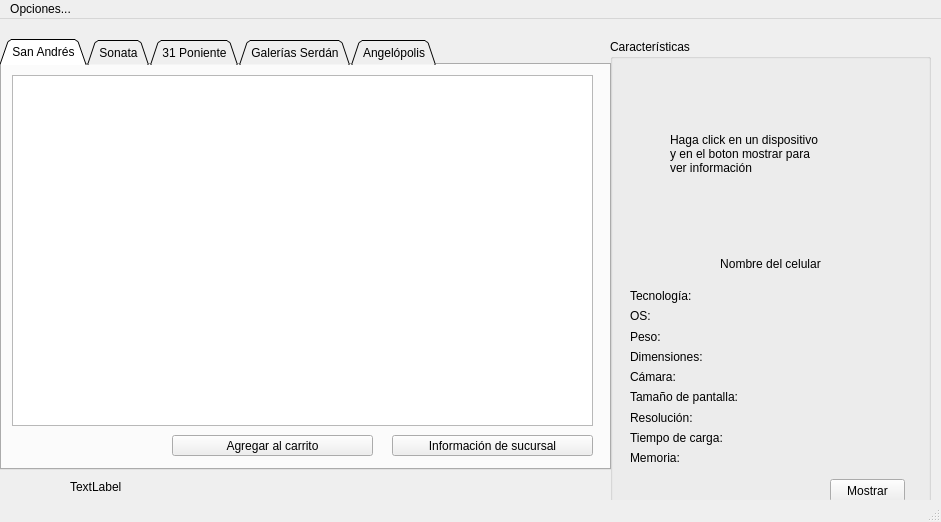
<?xml version="1.0" encoding="UTF-8"?>
<ui version="4.0">
 <class>ClientWindow</class>
 <widget class="QMainWindow" name="ClientWindow">
  <property name="geometry">
   <rect>
    <x>0</x>
    <y>0</y>
    <width>941</width>
    <height>522</height>
   </rect>
  </property>
  <property name="windowTitle">
   <string>MainWindow</string>
  </property>
  <widget class="QWidget" name="centralwidget">
   <widget class="QTabWidget" name="tabWidget">
    <property name="geometry">
     <rect>
      <x>0</x>
      <y>20</y>
      <width>611</width>
      <height>431</height>
     </rect>
    </property>
    <property name="tabShape">
     <enum>QTabWidget::Triangular</enum>
    </property>
    <property name="currentIndex">
     <number>0</number>
    </property>
    <widget class="QWidget" name="suc_SanAndres">
     <attribute name="title">
      <string>San Andrés</string>
     </attribute>
     <widget class="QPushButton" name="info_SanAndres">
      <property name="geometry">
       <rect>
        <x>390</x>
        <y>370</y>
        <width>201</width>
        <height>21</height>
       </rect>
      </property>
      <property name="text">
       <string>Información de sucursal</string>
      </property>
     </widget>
     <widget class="QPushButton" name="info_SanAndres_2">
      <property name="geometry">
       <rect>
        <x>170</x>
        <y>370</y>
        <width>201</width>
        <height>21</height>
       </rect>
      </property>
      <property name="text">
       <string>Agregar al carrito</string>
      </property>
     </widget>
     <widget class="QTableView" name="table_sanAndres">
      <property name="geometry">
       <rect>
        <x>10</x>
        <y>10</y>
        <width>581</width>
        <height>351</height>
       </rect>
      </property>
     </widget>
    </widget>
    <widget class="QWidget" name="suc_sonata">
     <attribute name="title">
      <string>Sonata</string>
     </attribute>
     <widget class="QPushButton" name="info_sonata">
      <property name="geometry">
       <rect>
        <x>390</x>
        <y>370</y>
        <width>201</width>
        <height>21</height>
       </rect>
      </property>
      <property name="text">
       <string>Información de sucursal</string>
      </property>
     </widget>
     <widget class="QPushButton" name="info_SanAndres_3">
      <property name="geometry">
       <rect>
        <x>170</x>
        <y>370</y>
        <width>201</width>
        <height>21</height>
       </rect>
      </property>
      <property name="text">
       <string>Agregar al carrito</string>
      </property>
     </widget>
     <widget class="QTableWidget" name="table_Sonata">
      <property name="geometry">
       <rect>
        <x>10</x>
        <y>10</y>
        <width>581</width>
        <height>351</height>
       </rect>
      </property>
     </widget>
    </widget>
    <widget class="QWidget" name="suc_31">
     <attribute name="title">
      <string>31 Poniente</string>
     </attribute>
     <widget class="QPushButton" name="info_31">
      <property name="geometry">
       <rect>
        <x>390</x>
        <y>370</y>
        <width>201</width>
        <height>21</height>
       </rect>
      </property>
      <property name="text">
       <string>Información de sucursal</string>
      </property>
     </widget>
     <widget class="QPushButton" name="info_SanAndres_4">
      <property name="geometry">
       <rect>
        <x>170</x>
        <y>370</y>
        <width>201</width>
        <height>21</height>
       </rect>
      </property>
      <property name="text">
       <string>Agregar al carrito</string>
      </property>
     </widget>
     <widget class="QTableWidget" name="table_31">
      <property name="geometry">
       <rect>
        <x>10</x>
        <y>10</y>
        <width>581</width>
        <height>351</height>
       </rect>
      </property>
     </widget>
    </widget>
    <widget class="QWidget" name="suc_Galerias">
     <attribute name="title">
      <string>Galerías Serdán</string>
     </attribute>
     <widget class="QPushButton" name="info_Galerias">
      <property name="geometry">
       <rect>
        <x>390</x>
        <y>370</y>
        <width>201</width>
        <height>21</height>
       </rect>
      </property>
      <property name="text">
       <string>Información de sucursal</string>
      </property>
     </widget>
     <widget class="QPushButton" name="info_SanAndres_5">
      <property name="geometry">
       <rect>
        <x>170</x>
        <y>370</y>
        <width>201</width>
        <height>21</height>
       </rect>
      </property>
      <property name="text">
       <string>Agregar al carrito</string>
      </property>
     </widget>
     <widget class="QTableWidget" name="table_Serdan">
      <property name="geometry">
       <rect>
        <x>10</x>
        <y>10</y>
        <width>581</width>
        <height>351</height>
       </rect>
      </property>
     </widget>
    </widget>
    <widget class="QWidget" name="suc_Ange">
     <attribute name="title">
      <string>Angelópolis</string>
     </attribute>
     <widget class="QPushButton" name="info_Ange">
      <property name="geometry">
       <rect>
        <x>390</x>
        <y>370</y>
        <width>201</width>
        <height>21</height>
       </rect>
      </property>
      <property name="text">
       <string>Información de sucursal</string>
      </property>
     </widget>
     <widget class="QPushButton" name="info_SanAndres_6">
      <property name="geometry">
       <rect>
        <x>170</x>
        <y>370</y>
        <width>201</width>
        <height>21</height>
       </rect>
      </property>
      <property name="text">
       <string>Agregar al carrito</string>
      </property>
     </widget>
     <widget class="QTableWidget" name="table_Ange">
      <property name="geometry">
       <rect>
        <x>10</x>
        <y>10</y>
        <width>581</width>
        <height>351</height>
       </rect>
      </property>
     </widget>
    </widget>
   </widget>
   <widget class="QGroupBox" name="groupBox">
    <property name="geometry">
     <rect>
      <x>610</x>
      <y>20</y>
      <width>321</width>
      <height>471</height>
     </rect>
    </property>
    <property name="title">
     <string>Características</string>
    </property>
    <widget class="QLabel" name="label_pic">
     <property name="geometry">
      <rect>
       <x>60</x>
       <y>30</y>
       <width>201</width>
       <height>171</height>
      </rect>
     </property>
     <property name="text">
      <string>Haga click en un dispositivo&lt;br&gt; y en el boton mostrar para&lt;br&gt;ver información</string>
     </property>
     <property name="margin">
      <number>0</number>
     </property>
    </widget>
    <widget class="QLabel" name="label_Nombre">
     <property name="geometry">
      <rect>
       <x>20</x>
       <y>210</y>
       <width>281</width>
       <height>31</height>
      </rect>
     </property>
     <property name="text">
      <string>&lt;p style=&quot;text-align: center&quot;&gt;Nombre del celular&lt;/p&gt;</string>
     </property>
    </widget>
    <widget class="QWidget" name="layoutWidget">
     <property name="geometry">
      <rect>
       <x>160</x>
       <y>250</y>
       <width>141</width>
       <height>176</height>
      </rect>
     </property>
     <layout class="QVBoxLayout" name="verticalLayout_2">
      <item>
       <widget class="QLabel" name="label_tec">
        <property name="text">
         <string/>
        </property>
       </widget>
      </item>
      <item>
       <widget class="QLabel" name="label_OS">
        <property name="text">
         <string/>
        </property>
       </widget>
      </item>
      <item>
       <widget class="QLabel" name="label_peso">
        <property name="text">
         <string/>
        </property>
       </widget>
      </item>
      <item>
       <widget class="QLabel" name="label_dimension">
        <property name="text">
         <string/>
        </property>
       </widget>
      </item>
      <item>
       <widget class="QLabel" name="label_camara">
        <property name="text">
         <string/>
        </property>
       </widget>
      </item>
      <item>
       <widget class="QLabel" name="label_tampantalla">
        <property name="text">
         <string/>
        </property>
       </widget>
      </item>
      <item>
       <widget class="QLabel" name="label_res">
        <property name="text">
         <string/>
        </property>
       </widget>
      </item>
      <item>
       <widget class="QLabel" name="label_carga">
        <property name="text">
         <string/>
        </property>
       </widget>
      </item>
      <item>
       <widget class="QLabel" name="label_memoria">
        <property name="text">
         <string/>
        </property>
       </widget>
      </item>
     </layout>
    </widget>
    <widget class="QWidget" name="layoutWidget_2">
     <property name="geometry">
      <rect>
       <x>20</x>
       <y>250</y>
       <width>135</width>
       <height>176</height>
      </rect>
     </property>
     <layout class="QVBoxLayout" name="verticalLayout">
      <item>
       <widget class="QLabel" name="label_2">
        <property name="text">
         <string>Tecnología:</string>
        </property>
       </widget>
      </item>
      <item>
       <widget class="QLabel" name="label_3">
        <property name="text">
         <string>OS:</string>
        </property>
       </widget>
      </item>
      <item>
       <widget class="QLabel" name="label_4">
        <property name="text">
         <string>Peso:</string>
        </property>
       </widget>
      </item>
      <item>
       <widget class="QLabel" name="label_5">
        <property name="text">
         <string>Dimensiones:</string>
        </property>
       </widget>
      </item>
      <item>
       <widget class="QLabel" name="label_7">
        <property name="text">
         <string>Cámara:</string>
        </property>
       </widget>
      </item>
      <item>
       <widget class="QLabel" name="label_8">
        <property name="text">
         <string>Tamaño de pantalla:</string>
        </property>
       </widget>
      </item>
      <item>
       <widget class="QLabel" name="label_9">
        <property name="text">
         <string>Resolución:</string>
        </property>
       </widget>
      </item>
      <item>
       <widget class="QLabel" name="label_10">
        <property name="text">
         <string>Tiempo de carga:</string>
        </property>
       </widget>
      </item>
      <item>
       <widget class="QLabel" name="label_11">
        <property name="text">
         <string>Memoria:</string>
        </property>
       </widget>
      </item>
     </layout>
    </widget>
    <widget class="QPushButton" name="pushButton">
     <property name="geometry">
      <rect>
       <x>220</x>
       <y>440</y>
       <width>75</width>
       <height>23</height>
      </rect>
     </property>
     <property name="text">
      <string>Mostrar</string>
     </property>
    </widget>
   </widget>
   <widget class="QLabel" name="labelAUX">
    <property name="geometry">
     <rect>
      <x>70</x>
      <y>460</y>
      <width>261</width>
      <height>16</height>
     </rect>
    </property>
    <property name="text">
     <string>TextLabel</string>
    </property>
   </widget>
  </widget>
  <widget class="QMenuBar" name="menubar">
   <property name="geometry">
    <rect>
     <x>0</x>
     <y>0</y>
     <width>941</width>
     <height>21</height>
    </rect>
   </property>
   <widget class="QMenu" name="menuOpciones">
    <property name="title">
     <string>Opciones...</string>
    </property>
    <addaction name="actionVer_perfil"/>
    <addaction name="actionVer_Carrito"/>
   </widget>
   <addaction name="menuOpciones"/>
  </widget>
  <widget class="QStatusBar" name="statusbar">
   <property name="sizeGripEnabled">
    <bool>true</bool>
   </property>
  </widget>
  <action name="actionVer_Carrito">
   <property name="icon">
    <iconset resource="resources.qrc">
     <normaloff>:/Icons/img/png/006-shopping-cart.png</normaloff>:/Icons/img/png/006-shopping-cart.png</iconset>
   </property>
   <property name="text">
    <string>Ver Carrito</string>
   </property>
  </action>
  <action name="actionVer_perfil">
   <property name="icon">
    <iconset resource="resources.qrc">
     <normaloff>:/Icons/img/png/020-businesswoman.png</normaloff>:/Icons/img/png/020-businesswoman.png</iconset>
   </property>
   <property name="text">
    <string>Ver perfil</string>
   </property>
  </action>
 </widget>
 <resources>
  <include location="resources.qrc"/>
 </resources>
 <connections/>
</ui>
